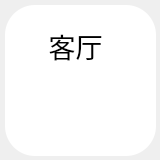
<?xml version="1.0" encoding="UTF-8"?>
<ui version="4.0">
 <class>controlwidget</class>
 <widget class="QWidget" name="controlwidget">
  <property name="geometry">
   <rect>
    <x>0</x>
    <y>0</y>
    <width>160</width>
    <height>160</height>
   </rect>
  </property>
  <property name="sizePolicy">
   <sizepolicy hsizetype="Fixed" vsizetype="Fixed">
    <horstretch>0</horstretch>
    <verstretch>0</verstretch>
   </sizepolicy>
  </property>
  <property name="windowTitle">
   <string>Form</string>
  </property>
  <widget class="QFrame" name="frame_control">
   <property name="geometry">
    <rect>
     <x>5</x>
     <y>5</y>
     <width>151</width>
     <height>151</height>
    </rect>
   </property>
   <property name="sizePolicy">
    <sizepolicy hsizetype="Fixed" vsizetype="Fixed">
     <horstretch>0</horstretch>
     <verstretch>0</verstretch>
    </sizepolicy>
   </property>
   <property name="styleSheet">
    <string notr="true">background-color: rgb(255, 255, 255);
border-radius:30px;</string>
   </property>
   <property name="frameShape">
    <enum>QFrame::StyledPanel</enum>
   </property>
   <property name="frameShadow">
    <enum>QFrame::Raised</enum>
   </property>
   <widget class="QLabel" name="label_name">
    <property name="geometry">
     <rect>
      <x>20</x>
      <y>20</y>
      <width>101</width>
      <height>41</height>
     </rect>
    </property>
    <property name="font">
     <font>
      <pointsize>20</pointsize>
     </font>
    </property>
    <property name="layoutDirection">
     <enum>Qt::LeftToRight</enum>
    </property>
    <property name="text">
     <string>客厅</string>
    </property>
    <property name="alignment">
     <set>Qt::AlignCenter</set>
    </property>
   </widget>
  </widget>
 </widget>
 <resources/>
 <connections/>
</ui>
